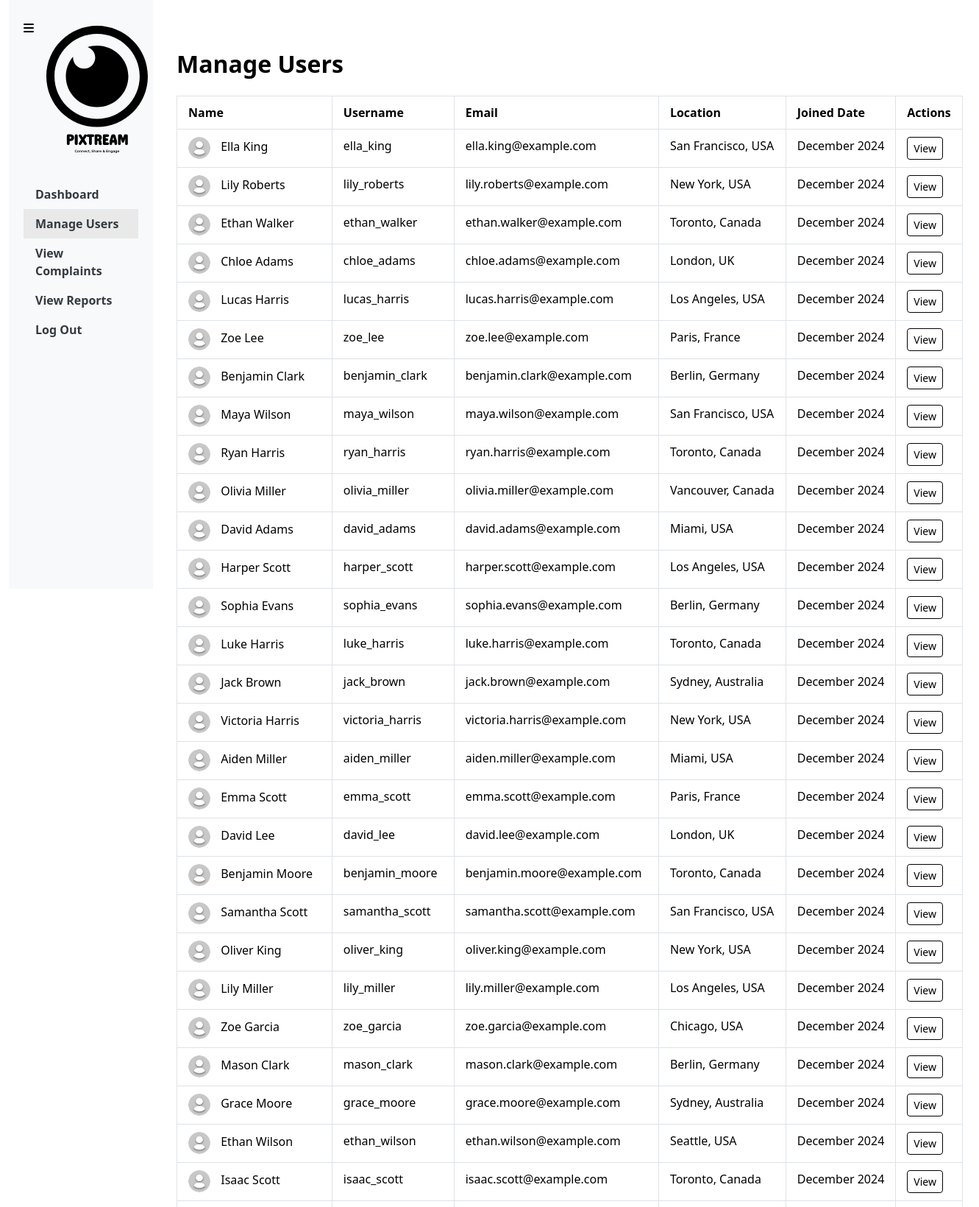
Page /admin_users.php (signed in, upper part) on the committed database.
### tables this page shows
CREATE TABLE `users` (
  `id` bigint(20) NOT NULL,
  `name` varchar(100) DEFAULT NULL,
  `username` varchar(191) DEFAULT NULL,
  `email` varchar(191) DEFAULT NULL,
  `password` varchar(255) DEFAULT NULL,
  `bio` text DEFAULT NULL,
  `profile_picture` varchar(255) DEFAULT 'default.png',
  `location` varchar(255) DEFAULT NULL,
  `created_at` timestamp NOT NULL DEFAULT current_timestamp()
);

### admin_users.php (the view, shortened to what this page needs)
<?php
include 'dbconfig.php';
$sql = "SELECT * FROM users";
$result = $conn->query($sql);
?>
<!DOCTYPE html>
<html lang="en">
<head>
    <link rel="stylesheet" href="node_modules/bootstrap/dist/css/bootstrap.min.css">
    <link rel="stylesheet" href="library-files/fontawesome/css/all.min.css">
    <link rel="stylesheet" href="assets/css/me.css">
</head>
<body>
    <button class="btn mybtn-outline toggle-btn" id="sidebarToggle"><i class="fa-solid fa-bars"></i></button>
    <div class="container-fluid d-flex admin-2divs">
        <div class="sidebar" id="sidebar">
            <div class="text-center mb-4">
                <img src="assets/img/LOGO_text.svg" width="200" alt="PIXTREAM Logo">
            </div>
            <ul class="nav flex-column">
                <li class="nav-item">
                    <a class="nav-link" href="admin_dashboard.php">
                        <b>Dashboard</b>
                    </a>
                </li>
                <li class="nav-item">
                    <a class="nav-link active-now" href="#">
                        <b>Manage Users</b>
                    </a>
                </li>
                <li class="nav-item">
                    <a class="nav-link" href="admin_complaints.php">
                        <b>View Complaints</b>
                    </a>
                </li>
                <li class="nav-item">
                    <a class="nav-link" href="admin_reports.php">
                        <b>View Reports</b>
                    </a>
                </li>
                <li class="nav-item">
                    <a class="nav-link" href="logout.php">
                        <b>Log Out</b>
                    </a>
                </li>
            </ul>
        </div>
        <div class="content table-main" id="mainContent">
            <div class="container my-5 table-contain">
                <h2 class="mb-4"><b>Manage Users</b></h2>
                <div class="table-container" id="tableContainer">
                    <table class="table table-bordered table-hover admin-table">
                        <thead>
                            <tr>
                                <th>Name</th>
                                <th>Username</th>
                                <th>Email</th>
                                <th>Location</th>
                                <th>Joined Date</th>
                                <th>Actions</th>
                            </tr>
                        </thead>
                        <tbody>
                        <?php
                        if ($result->num_rows > 0) {
                            while ($row = $result->fetch_assoc()) {
                                $profile_picture = !empty($row['profile_picture']) && file_exists("profile_picture/{$row['profile_picture']}")
                                    ? $row['profile_picture']
                                    : 'profile_picture/default.png';
                                echo "<tr>";
                                echo "<td><img src='profile_picture/$profile_picture' alt='User DP' class='user-img'> {$row['name']}</td>";
                                echo "<td>{$row['username']}</td>";
                                echo "<td>{$row['email']}</td>";
                                echo "<td>{$row['location']}</td>";
                                echo "<td>" . date('F Y', strtotime($row['created_at'])) . "</td>";
                                echo "<td>
                                        <a href='admin_user_view.php?username={$row['username']}' class='btn mybtn-outline btn-sm'>View</a>
                                    </td>";
                                echo "</tr>";
                            }
                        } else {
                            echo "<tr><td colspan='6' class='text-center'>No users found</td></tr>";
                        }
                        ?>
                        </tbody>
                    </table>
                </div>
            </div>
        </div>
    </div>
</body>
</html>

### assets/css/me.css (style rules this page uses)
:root { --bs-body-font-weight: 400; }
body { color: black !important; }
li { cursor: pointer; }
.mybtn-outline { border: 1px solid black; color: black; }
a { color: inherit; text-decoration: none; }
.content { padding: 10px; border-radius: 5px; }
.sidebar { height: 100vh; background-color: #f8f9fa; transition: width 0.3s; padding: 20px; width: 15%; }
.active-now { background-color: #e9e9e9; }
.content { transition: margin-left 0.3s; margin-left: 50px; padding: 20px; }
.toggle-btn { position: fixed; top: 20px; left: 20px; z-index: 1000; border: none; }
.sidebar .nav-link { color: #343a40; }
.user-img { width: 30px; height: 30px; border-radius: 50%; margin-right: 10px; }
.admin-table { width: 100%; }
.admin-2divs { display: flex; height: 100vh; }
.content { margin-left: 0%; flex: 1; padding: 20px; }
.table-container { width: 100%; overflow-x: auto; }
.admin-table { width: 100%; border-collapse: collapse; }
.table th, .table td { padding: 10px 15px; white-space: nowrap; }

### rows in the picture
users: profile_picture (placeholder picture), name "Ella King", username "ella_king", email "ella.king@example.com", location "San Francisco, USA", created_at "December 2024"
users: profile_picture (placeholder picture), name "Lily Roberts", username "lily_roberts", email "lily.roberts@example.com", location "New York, USA", created_at "December 2024"
users: profile_picture (placeholder picture), name "Ethan Walker", username "ethan_walker", email "ethan.walker@example.com", location "Toronto, Canada", created_at "December 2024"
users: profile_picture (placeholder picture), name "Chloe Adams", username "chloe_adams", email "chloe.adams@example.com", location "London, UK", created_at "December 2024"
users: profile_picture (placeholder picture), name "Lucas Harris", username "lucas_harris", email "lucas.harris@example.com", location "Los Angeles, USA", created_at "December 2024"
users: profile_picture (placeholder picture), name "Zoe Lee", username "zoe_lee", email "zoe.lee@example.com", location "Paris, France", created_at "December 2024"
users: profile_picture (placeholder picture), name "Benjamin Clark", username "benjamin_clark", email "benjamin.clark@example.com", location "Berlin, Germany", created_at "December 2024"
users: profile_picture (placeholder picture), name "Maya Wilson", username "maya_wilson", email "maya.wilson@example.com", location "San Francisco, USA", created_at "December 2024"
users: profile_picture (placeholder picture), name "Ryan Harris", username "ryan_harris", email "ryan.harris@example.com", location "Toronto, Canada", created_at "December 2024"
users: profile_picture (placeholder picture), name "Olivia Miller", username "olivia_miller", email "olivia.miller@example.com", location "Vancouver, Canada", created_at "December 2024"
users: profile_picture (placeholder picture), name "David Adams", username "david_adams", email "david.adams@example.com", location "Miami, USA", created_at "December 2024"
users: profile_picture (placeholder picture), name "Harper Scott", username "harper_scott", email "harper.scott@example.com", location "Los Angeles, USA", created_at "December 2024"
users: profile_picture (placeholder picture), name "Sophia Evans", username "sophia_evans", email "sophia.evans@example.com", location "Berlin, Germany", created_at "December 2024"
users: profile_picture (placeholder picture), name "Luke Harris", username "luke_harris", email "luke.harris@example.com", location "Toronto, Canada", created_at "December 2024"
users: profile_picture (placeholder picture), name "Jack Brown", username "jack_brown", email "jack.brown@example.com", location "Sydney, Australia", created_at "December 2024"
users: profile_picture (placeholder picture), name "Victoria Harris", username "victoria_harris", email "victoria.harris@example.com", location "New York, USA", created_at "December 2024"
users: profile_picture (placeholder picture), name "Aiden Miller", username "aiden_miller", email "aiden.miller@example.com", location "Miami, USA", created_at "December 2024"
users: profile_picture (placeholder picture), name "Emma Scott", username "emma_scott", email "emma.scott@example.com", location "Paris, France", created_at "December 2024"
users: profile_picture (placeholder picture), name "David Lee", username "david_lee", email "david.lee@example.com", location "London, UK", created_at "December 2024"
users: profile_picture (placeholder picture), name "Benjamin Moore", username "benjamin_moore", email "benjamin.moore@example.com", location "Toronto, Canada", created_at "December 2024"
users: profile_picture (placeholder picture), name "Samantha Scott", username "samantha_scott", email "samantha.scott@example.com", location "San Francisco, USA", created_at "December 2024"
users: profile_picture (placeholder picture), name "Oliver King", username "oliver_king", email "oliver.king@example.com", location "New York, USA", created_at "December 2024"
users: profile_picture (placeholder picture), name "Lily Miller", username "lily_miller", email "lily.miller@example.com", location "Los Angeles, USA", created_at "December 2024"
users: profile_picture (placeholder picture), name "Zoe Garcia", username "zoe_garcia", email "zoe.garcia@example.com", location "Chicago, USA", created_at "December 2024"
users: profile_picture (placeholder picture), name "Mason Clark", username "mason_clark", email "mason.clark@example.com", location "Berlin, Germany", created_at "December 2024"
users: profile_picture (placeholder picture), name "Grace Moore", username "grace_moore", email "grace.moore@example.com", location "Sydney, Australia", created_at "December 2024"
users: profile_picture (placeholder picture), name "Ethan Wilson", username "ethan_wilson", email "ethan.wilson@example.com", location "Seattle, USA", created_at "December 2024"
users: profile_picture (placeholder picture), name "Isaac Scott", username "isaac_scott", email "isaac.scott@example.com", location "Toronto, Canada", created_at "December 2024"
